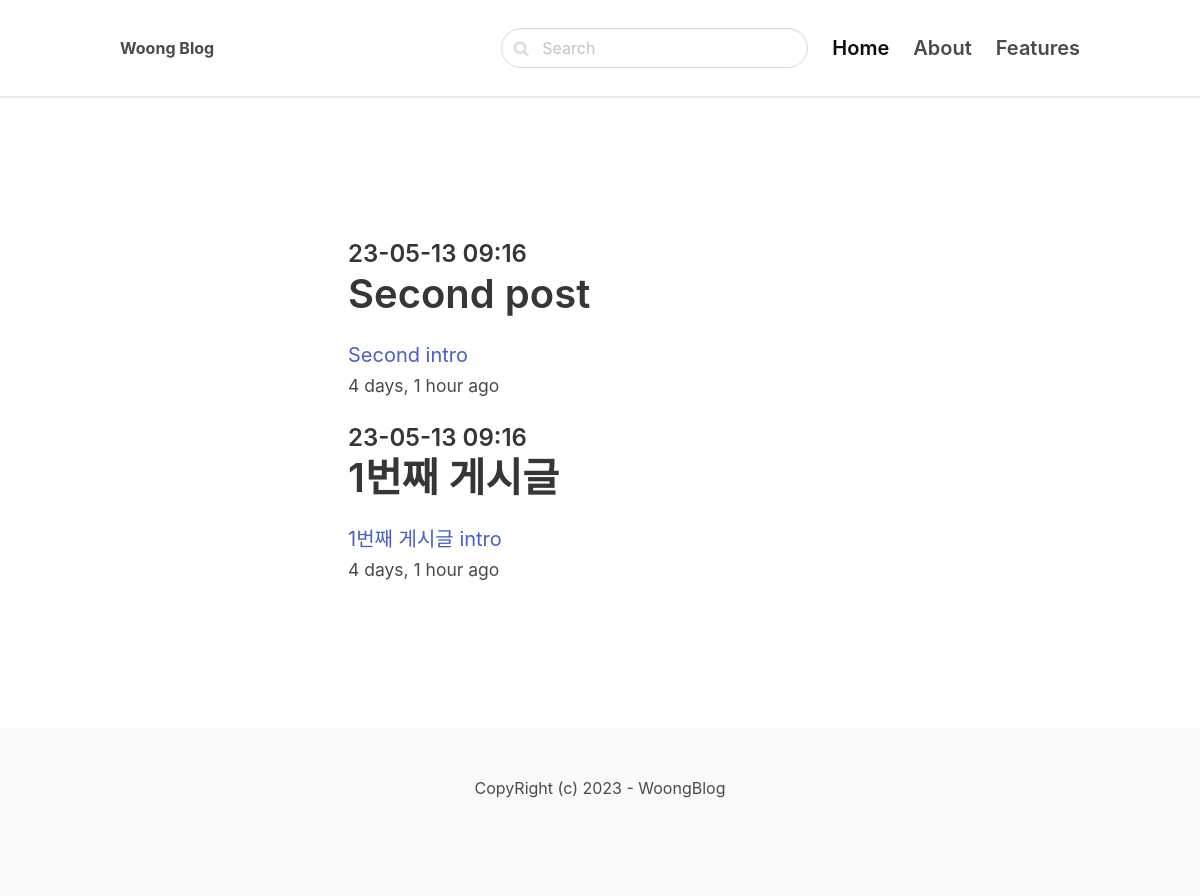
Screenshot of /Django/ with the database file from the repository.
### blog/models.py (models this page shows, shortened)
class Post(models.Model):
    ACTIVE = 'active'
    DRAFT = 'draft'
    CHOICES_STATUS = {
        (ACTIVE, 'Active'),
        (DRAFT, 'Draft')
    }
    category = models.ForeignKey(Category, related_name='posts', on_delete=models.CASCADE )
    title = models.CharField(max_length=255)
    slug = models.SlugField()
    intro = models.TextField()
    body = models.TextField()
    created_at = models.DateTimeField(auto_now_add=True)
    status = models.CharField(max_length=10, choices=CHOICES_STATUS, default=ACTIVE)
    image = models.ImageField(upload_to='uploads/', blank=True, null=True)
    class Meta:
        ordering = ('-created_at', )

### blog/views.py (the view)
# urls.py: path('<slug:slug>/', views.category, name='category_detail'),
def category(request, slug):
    category = get_object_or_404(Category, slug=slug,)
    posts = category.posts.filter(status=Post.ACTIVE)
    return render(request, 'blog/category.html', {'category': category, 'posts': posts})

### blog/templates/blog/category.html (shortened to what this page needs)
{% extends 'core/base.html' %}
  {% block content %}
  <section class="hero">
    <div class="hero-body">
      <div class="container">
        <section class="section">
          <div class="columns">
            <div class="column is-8 is-offset-2">
              {% for post in category.posts.all %}
                <div class="content is-medium">
                  <a href="{% url 'post_detail' post.category.slug post.slug %}">
                    <h2 class="subtitle is-4">{{ post.created_at|date:'y-m-d H:i' }}</h2>
                    <h1 class="title">{{ post.title }}</h1>
                    <p>{{ post.intro }}</p>
                  </a>
                  <p><small>{{ post.created_at|timesince }} ago </small></p>
                </div>
              {% endfor %}
            </div>
          </div>
      </div>
    </div>
  </section>
  {% endblock content %}

### rows the page displays
Post: created_at "23-05-13 09:16", title "Second post", intro "Second intro", created_at "4 days, 1 hour"
Post: created_at "23-05-13 09:16", title "1번째 게시글", intro "1번째 게시글 intro", created_at "4 days, 1 hour"
